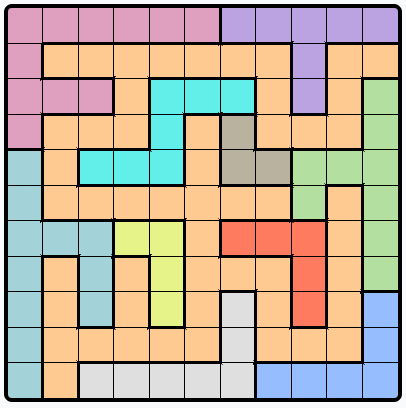
#> input picture image.png, 406 x 408 px
$ python -i __init__.py   (imports and definitions only)
#> lines starting #> are read from the running program, lines starting #| are printed output that depends on the picture; after the words box and inside, x2 and y2 are one past the last pixel; in counts of white or black regions, pixels touching at a corner belong together
#> further down, picture is the input picture: shape (408, 406, 3); mean B, G, R 155.8, 174.4, 188.6
"""Module to solve the Linkedin Queens daily challenge"""

import cv2
import numpy
import numpy as np
from typing import Any, Dict, List, Tuple

colors_covered: Dict[str, Any] = {}

class Utils():
	"""Class for handling utility functions"""
	# [18 lines left out: functions display_board, show_image, not called in this run]

	def detect_color_board(self, image: numpy.ndarray) -> Tuple[List[List[int]], List[List[int]]]:
		"""Detect the color board from the image and convert to a matrix.

		Args:
			image (numpy.ndarray): input image.

		Raises:
			AssertionError: Raise an error if grid not found

		Returns:
			Tuple[List[List[int]], List[List[int]]]: board as a simplex matrix and tile centers.
		"""
		gray_image = cv2.cvtColor(image, cv2.COLOR_BGR2GRAY)
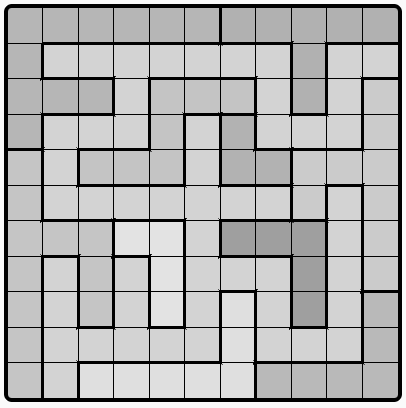
#> gray_image: shape (408, 406); min 0, max 250, mean 176.6

		# threshold the image
		_, thresh_image = cv2.threshold(gray_image, 127, 255, cv2.THRESH_BINARY)
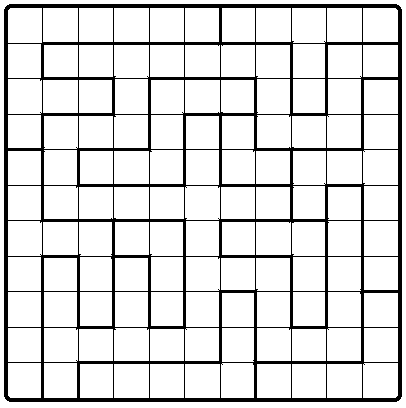
#> thresh_image: shape (408, 406); 86.9% white; 1 black region

		# find contours and compute the area of contours
		contours, _ = cv2.findContours(thresh_image, cv2.RETR_LIST, cv2.CHAIN_APPROX_SIMPLE)
#> contours = 141 contours, 18 with area under 20; largest, box (x1, y1, x2, y2) and area: (0, 0, 406, 408) 164835, (3, 3, 403, 403) 159143, (363, 363, 398, 398) 1154, (363, 150, 398, 185) 1152, (327, 364, 362, 398) 1122
		contour_areas = [cv2.contourArea(cnt) for cnt in contours]
#> contour_areas = 141 values, max 164835 at index 140, min 2 at index 0, mean 3211

		# remove spurious contours
		med = np.median(contour_areas)
#> med = 1055

		retries = [5, 4, 3, 2]
		grid_found = False
		for attempt in retries:
			lower_contour_thresh, higher_contour_thresh = med - (med//attempt), med + (med // attempt)

			filtered_contours = [contours[i] for i, area in enumerate(contour_areas) if area > lower_contour_thresh and \
							area < higher_contour_thresh]
			grid_size = np.sqrt(len(filtered_contours))
			if grid_size == np.floor(grid_size):
				grid_found = True
				break
#> this loop made 1 pass
#> (lower_contour_thresh, higher_contour_thresh, grid_size) on pass 1: (844, 1266, 11)
		if not grid_found:
			raise AssertionError("Could not find grid")

		grid_size = int(grid_size)

		contour_moments = [cv2.moments(cnt) for cnt in filtered_contours]
#> contour_moments = 121 items
		contours_centers = [(int(M["m10"] / M["m00"]), int(M["m01"] / M["m00"])) for M in contour_moments]
#> contours_centers = 121 pairs, first value 24 to 380, second value 24 to 380

		xmin = min([elem[0] for elem in contours_centers])
#> xmin = 24
		xmax = max([elem[0] for elem in contours_centers])
#> xmax = 380
		ymin = min([elem[1] for elem in contours_centers])
#> ymin = 24
		ymax = max([elem[1] for elem in contours_centers])
#> ymax = 380

		board = [[0 for i in range(grid_size)] for j in range(grid_size)]

		color_idx = 1
		color_map = {}
		# arrange the contour centers so that we index the contours correctly
		rearranged_tile_centers = [[None for i in range(grid_size)] for j in range(grid_size)]
		ii, jj = 0, 0
		for i in np.linspace(xmin, xmax, int(grid_size)):
			for j in np.linspace(ymin, ymax, int(grid_size)):
				rearranged_tile_centers[ii][jj] = (i, j)
				color = image[int(i)][int(j)]
				color_hash = str(color)
				if color_hash not in color_map:
					color_map[color_hash] = color_idx
					color_idx += 1

				board[ii][jj] = color_map[color_hash]
				jj += 1
			jj = 0
			ii += 1
#> after the loop, board = 11 items, first 6: [1, 1, 1, 1, 1, 1, 2, 2, 2, 2, 2], [1, 3, 3, 3, 3, 3, 3, 3, 2, 3, 3], [1, 1, 1, 3, 4, 4, 4, 3, 2, 3, 5], [1, 3, 3, 3, 4, 3, 6, 3, 3, 3, 5], [7, 3, 4, 4, 4, 3, 6, 6, 5, 5, 5], [7, 3, 3, 3, 3, 3, 3, 3, 5, 3, 5]; color_idx = 12; color_map = 11 items; ii = 11; rearranged_tile_centers = 11 items
		return board, rearranged_tile_centers

class Solver():
	"""Solver class to solve the challenge."""

	# [108 lines left out: functions __init__, diag_dist, can_place_queen, backtrack, solve, not called in this run]

def solve_queens(image: numpy.ndarray, visualize=True):
	solver_obj = Solver(visualize=visualize)
	solver_obj.solve(image)

>>> import cv2
>>> picture = cv2.imread('../image.png')
>>> result = Utils().detect_color_board(picture)
